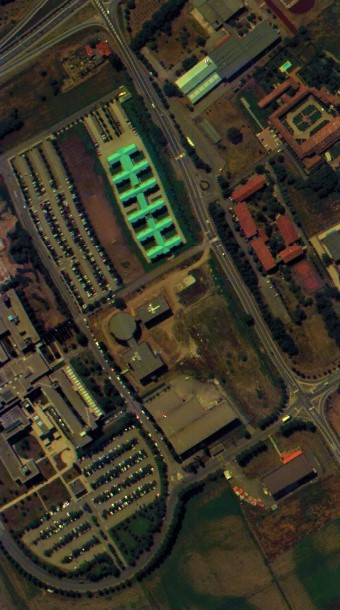
#> input picture Code/rgb/PaviaU_rgb.jpg, 340 x 610 px, found by its file name
$ python '分割可视化.py'
#> lines starting #> are read from the running program, lines starting #| are printed output that depends on the picture
import matplotlib.pyplot as plt
from skimage.segmentation import mark_boundaries
import numpy as np
from PIL import Image
from skimage.segmentation import slic
import math
from IPython import display

#rgb_path = 'X://Project\myproject//data//rgb//Indian_pines_rgb.jpg'
#rgb_path = 'X://Project//myproject\data//rgb//Salinas_rgb.jpg'
rgb_path = 'X://Project//myproject\data//rgb//PaviaU_rgb.jpg'
img = Image.open(rgb_path)
#> img is the input picture: PIL image 340x610 RGB; mean R, G, B 59.1, 54.1, 39.4
img_array = np.array(img)
print(img_array.shape)
#| (610, 340, 3)
h = img_array.shape[0]
#> h = 610
w = img_array.shape[1]
#> w = 340
print(h, w)
#| 610 340
block = 5
# The number of superpixel
n_superpixel = int(math.ceil((h * w) / block))
#> n_superpixel = 41480
seg = slic(img_array, n_superpixel, 10)
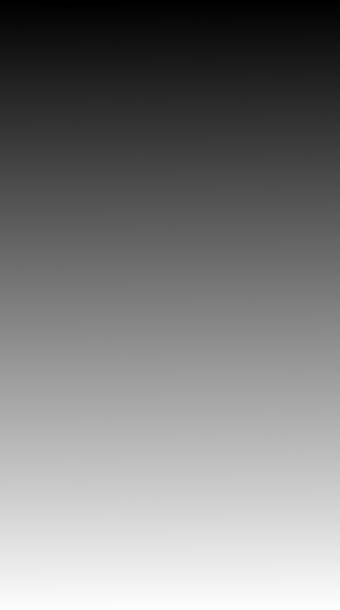
#> seg: shape (610, 340) int64; min 1, max 50452, mean 25097; drawn with min black and max white
# 使用mark_boundaries函数来标记分割的边界
marked_img = mark_boundaries(img_array, seg)
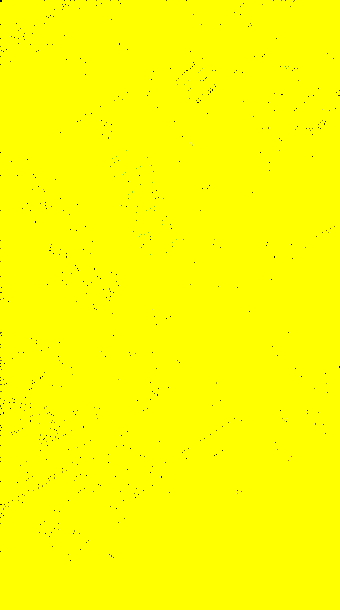
#> marked_img: shape (610, 340, 3) float64; mean R, G, B 0.997, 0.997, 0.000683
# 创建一个新的图像
plt.figure(figsize=(10,10))
#> (this line was passed over: IPython is not available in this run)
# 显示图像
plt.imshow(marked_img)
#> (this line was passed over: IPython is not available in this run)
plt.axis('off')  # 关闭坐标轴
#> (this line was passed over: IPython is not available in this run)
#> (the run stopped early here; a loop or call above may not have finished)
